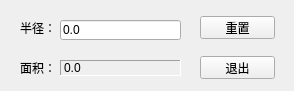
<?xml version="1.0" encoding="UTF-8"?>
<ui version="4.0">
 <class>AreaCounterDialog</class>
 <widget class="QMainWindow" name="AreaCounterDialog">
  <property name="enabled">
   <bool>true</bool>
  </property>
  <property name="geometry">
   <rect>
    <x>0</x>
    <y>0</y>
    <width>294</width>
    <height>91</height>
   </rect>
  </property>
  <property name="maximumSize">
   <size>
    <width>294</width>
    <height>91</height>
   </size>
  </property>
  <property name="windowTitle">
   <string>圆面积计算工具0.1V</string>
  </property>
  <property name="windowIcon">
   <iconset resource="ico.qrc">
    <normaloff>:/ico/ico/Tools_24px.ico</normaloff>:/ico/ico/Tools_24px.ico</iconset>
  </property>
  <widget class="QWidget" name="centralWidget">
   <widget class="QLabel" name="radiusLabel">
    <property name="geometry">
     <rect>
      <x>20</x>
      <y>20</y>
      <width>31</width>
      <height>16</height>
     </rect>
    </property>
    <property name="text">
     <string>半径：</string>
    </property>
   </widget>
   <widget class="QLabel" name="areaLabel_1">
    <property name="geometry">
     <rect>
      <x>20</x>
      <y>60</y>
      <width>31</width>
      <height>16</height>
     </rect>
    </property>
    <property name="text">
     <string>面积：</string>
    </property>
   </widget>
   <widget class="QLabel" name="areaLabel_2">
    <property name="geometry">
     <rect>
      <x>60</x>
      <y>60</y>
      <width>121</width>
      <height>16</height>
     </rect>
    </property>
    <property name="frameShape">
     <enum>QFrame::Panel</enum>
    </property>
    <property name="frameShadow">
     <enum>QFrame::Sunken</enum>
    </property>
    <property name="text">
     <string>0.0</string>
    </property>
   </widget>
   <widget class="QLineEdit" name="radiusLabelEdit">
    <property name="geometry">
     <rect>
      <x>60</x>
      <y>20</y>
      <width>121</width>
      <height>20</height>
     </rect>
    </property>
    <property name="text">
     <string>0.0</string>
    </property>
   </widget>
   <widget class="QPushButton" name="countButton">
    <property name="geometry">
     <rect>
      <x>200</x>
      <y>16</y>
      <width>75</width>
      <height>23</height>
     </rect>
    </property>
    <property name="text">
     <string>重置</string>
    </property>
   </widget>
   <widget class="QPushButton" name="exitButton">
    <property name="geometry">
     <rect>
      <x>200</x>
      <y>56</y>
      <width>75</width>
      <height>23</height>
     </rect>
    </property>
    <property name="text">
     <string>退出</string>
    </property>
    <property name="default">
     <bool>false</bool>
    </property>
    <property name="flat">
     <bool>false</bool>
    </property>
   </widget>
  </widget>
 </widget>
 <layoutdefault spacing="6" margin="11"/>
 <resources>
  <include location="ico.qrc"/>
 </resources>
 <connections>
  <connection>
   <sender>exitButton</sender>
   <signal>clicked()</signal>
   <receiver>AreaCounterDialog</receiver>
   <slot>close()</slot>
   <hints>
    <hint type="sourcelabel">
     <x>240</x>
     <y>71</y>
    </hint>
    <hint type="destinationlabel">
     <x>146</x>
     <y>45</y>
    </hint>
   </hints>
  </connection>
 </connections>
</ui>
